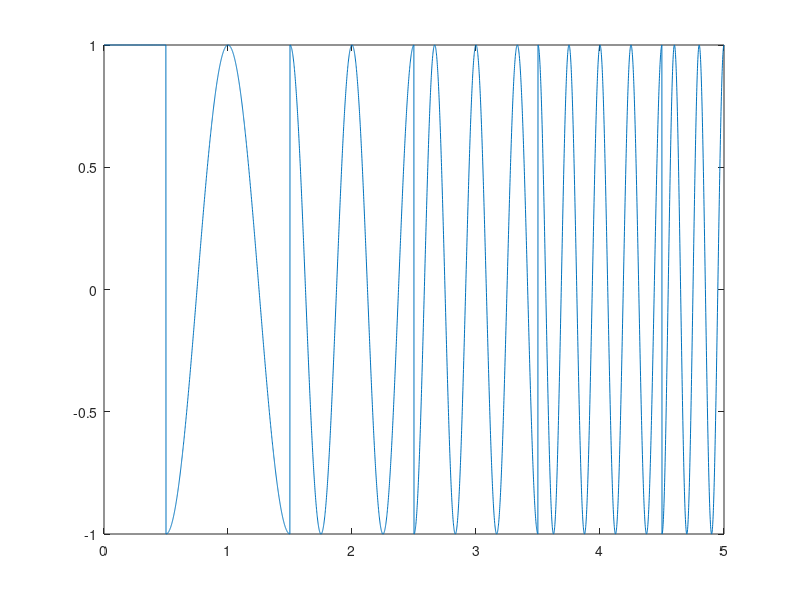
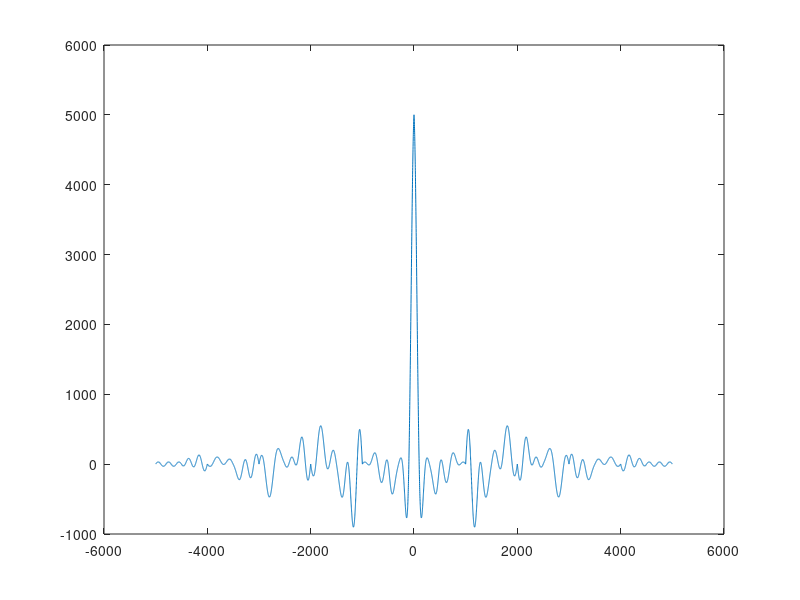

Write the MATLAB code that produced these figures, in order.
clear all;
close all;

domain = 0:0.001:5;
frequency = round(domain);

range = cos(frequency.*domain.*2*pi) + i*sin(frequency.*domain.*2*pi);
[corr, corr_dom] = xcorr(range);

plot(domain, range);
figure();
%figure.Name('Corr');
plot(corr_dom,corr);
